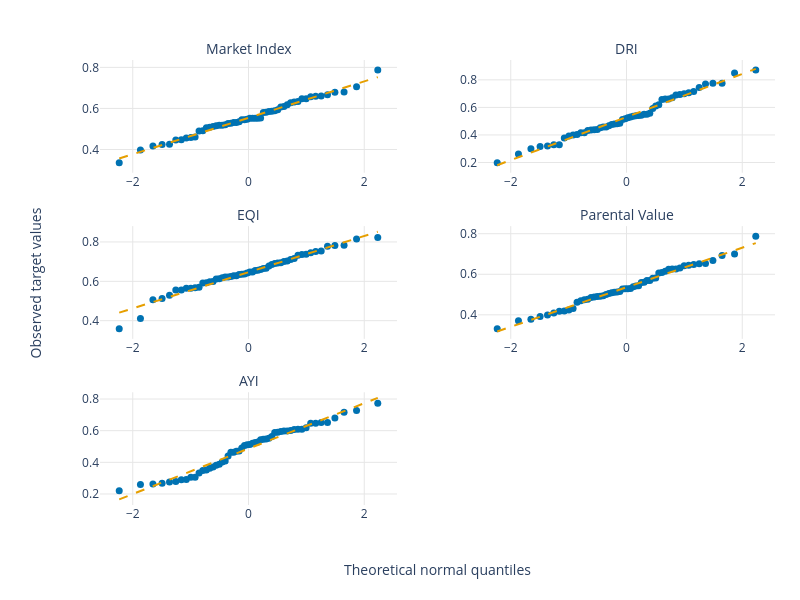

Notebook cell for this chart:
### Markdown cell above
*Target QQ plots to assess normality*

### Code cell
# Create QQ plots for each target column to assess normality.
q_fig = make_subplots(
    rows=3,
    cols=2,
    subplot_titles=[TARGET_NAMES[col] for col in TARGET_COLS],
    horizontal_spacing=0.12,
    vertical_spacing=0.12,
)

for index, col in enumerate(TARGET_COLS):
    row, column = divmod(index, 2)
    row += 1
    column += 1

    values = pheno[col].dropna().to_numpy()
    (theoretical, observed), (slope, intercept, _) = stats.probplot(
        values,
        dist='norm',
    )

    line_x = [theoretical[0], theoretical[-1]]
    line_y = [slope * x + intercept for x in line_x]

    q_fig.add_trace(
        go.Scatter(
            x=theoretical,
            y=observed,
            mode='markers',
            marker=dict(color=PLOT_COLORS[0], size=7),
            showlegend=False,
        ),
        row=row,
        col=column,
    )
    q_fig.add_trace(
        go.Scatter(
            x=line_x,
            y=line_y,
            mode='lines',
            line=dict(color=PLOT_COLORS[1], dash='dash', width=2),
            showlegend=False,
        ),
        row=row,
        col=column,
    )       

# Hide the unused sixth panel.
q_fig.update_xaxes(visible=False, row=3, col=2)
q_fig.update_yaxes(visible=False, row=3, col=2)

q_fig.update_xaxes(title_text='', showgrid=True, gridcolor='#E6E6E6', zeroline=False)
q_fig.update_yaxes(title_text='', showgrid=True, gridcolor='#E6E6E6', zeroline=False)

q_fig.add_annotation(
    text='Theoretical normal quantiles',
    xref='paper',
    yref='paper',
    x=0.5,
    y=-0.12,
    xanchor='center',
    yanchor='top',
    showarrow=False,
)
q_fig.add_annotation(
    text='Observed target values',
    xref='paper',
    yref='paper',
    x=-0.095,
    y=0.5,
    xanchor='center',
    yanchor='middle',
    textangle=-90,
    showarrow=False,
)

q_fig.update_layout(
    template='plotly_white',
    width=800,
    height=600,
    margin=dict(l=100, r=25, t=60, b=95),
    font=dict(size=12),
)
q_fig.update_annotations(font_size=14)

save_figure(q_fig, 'fig02_target_qqplots')
q_fig.show(config={'responsive': True})

### Figure 1 — Plotly figure (JSON) as saved in the notebook; plotly's stock layout.template omitted (floating-point values rounded to 4 significant figures)
{"data": [{"marker": {"color": "#0072B2", "size": 7}, "mode": "markers", "showlegend": false, "type": "scatter", "x": [-2.234, -1.867, -1.651, -1.493, -1.365, -1.256, -1.161, -1.074, -0.9957, -0.9226, -0.8542, -0.7896, -0.7281, -0.6692, -0.6126, -0.5579, -0.5048, -0.4531, -0.4025, -0.353, -0.3043, -0.2564, -0.209, -0.1621, -0.1155, -0.06922, -0.02306, 0.02306, 0.06922, 0.1155, 0.1621, 0.209, 0.2564, 0.3043, 0.353, 0.4025, 0.4531, 0.5048, 0.5579, 0.6126, 0.6692, 0.7281, 0.7896, 0.8542, 0.9226, 0.9957, 1.074, 1.161, 1.256, 1.365, 1.493, 1.651, 1.867, 2.234], "xaxis": "x", "y": [0.3355, 0.3971, 0.4168, 0.4248, 0.4259, 0.4463, 0.4478, 0.4554, 0.4584, 0.4611, 0.4901, 0.4912, 0.5064, 0.5077, 0.5125, 0.5153, 0.5185, 0.5185, 0.5207, 0.5268, 0.5277, 0.5316, 0.5319, 0.5355, 0.5445, 0.5447, 0.547, 0.5517, 0.5519, 0.552, 0.5522, 0.5529, 0.5805, 0.5818, 0.5856, 0.5857, 0.5887, 0.593, 0.6072, 0.6094, 0.6183, 0.6282, 0.6309, 0.6339, 0.6476, 0.6478, 0.6574, 0.6588, 0.6611, 0.6666, 0.6791, 0.6798, 0.7053, 0.7872], "yaxis": "y"}, {"line": {"color": "#E69F00", "dash": "dash", "width": 2}, "mode": "lines", "showlegend": false, "type": "scatter", "x": [-2.234, 2.234], "xaxis": "x", "y": [0.356, 0.7527], "yaxis": "y"}, {"marker": {"color": "#0072B2", "size": 7}, "mode": "markers", "showlegend": false, "type": "scatter", "x": [-2.234, -1.867, -1.651, -1.493, -1.365, -1.256, -1.161, -1.074, -0.9957, -0.9226, -0.8542, -0.7896, -0.7281, -0.6692, -0.6126, -0.5579, -0.5048, -0.4531, -0.4025, -0.353, -0.3043, -0.2564, -0.209, -0.1621, -0.1155, -0.06922, -0.02306, 0.02306, 0.06922, 0.1155, 0.1621, 0.209, 0.2564, 0.3043, 0.353, 0.4025, 0.4531, 0.5048, 0.5579, 0.6126, 0.6692, 0.7281, 0.7896, 0.8542, 0.9226, 0.9957, 1.074, 1.161, 1.256, 1.365, 1.493, 1.651, 1.867, 2.234], "xaxis": "x2", "y": [0.1984, 0.2609, 0.3, 0.3156, 0.3194, 0.3286, 0.3293, 0.3773, 0.3929, 0.4, 0.4037, 0.4156, 0.4164, 0.4324, 0.4357, 0.4374, 0.4391, 0.4521, 0.4571, 0.4571, 0.4661, 0.4756, 0.4787, 0.4816, 0.4857, 0.5129, 0.5177, 0.525, 0.5302, 0.5357, 0.5401, 0.5417, 0.5436, 0.55, 0.55, 0.5583, 0.5929, 0.6107, 0.6197, 0.6573, 0.6601, 0.6604, 0.6709, 0.6896, 0.6929, 0.6999, 0.7063, 0.7151, 0.7441, 0.7699, 0.775, 0.775, 0.8501, 0.8714], "yaxis": "y2"}, {"line": {"color": "#E69F00", "dash": "dash", "width": 2}, "mode": "lines", "showlegend": false, "type": "scatter", "x": [-2.234, 2.234], "xaxis": "x2", "y": [0.1804, 0.8797], "yaxis": "y2"}, {"marker": {"color": "#0072B2", "size": 7}, "mode": "markers", "showlegend": false, "type": "scatter", "x": [-2.234, -1.867, -1.651, -1.493, -1.365, -1.256, -1.161, -1.074, -0.9957, -0.9226, -0.8542, -0.7896, -0.7281, -0.6692, -0.6126, -0.5579, -0.5048, -0.4531, -0.4025, -0.353, -0.3043, -0.2564, -0.209, -0.1621, -0.1155, -0.06922, -0.02306, 0.02306, 0.06922, 0.1155, 0.1621, 0.209, 0.2564, 0.3043, 0.353, 0.4025, 0.4531, 0.5048, 0.5579, 0.6126, 0.6692, 0.7281, 0.7896, 0.8542, 0.9226, 0.9957, 1.074, 1.161, 1.256, 1.365, 1.493, 1.651, 1.867, 2.234], "xaxis": "x3", "y": [0.3585, 0.4116, 0.5065, 0.5131, 0.5288, 0.5561, 0.5562, 0.5645, 0.5654, 0.5679, 0.5701, 0.5918, 0.5922, 0.5983, 0.5989, 0.6121, 0.6128, 0.6182, 0.6217, 0.6218, 0.6241, 0.628, 0.6287, 0.6349, 0.6356, 0.6374, 0.6426, 0.6467, 0.647, 0.6548, 0.6559, 0.6599, 0.6655, 0.6669, 0.6783, 0.6852, 0.69, 0.6932, 0.6941, 0.7008, 0.7033, 0.7109, 0.716, 0.7328, 0.7364, 0.737, 0.745, 0.7511, 0.7539, 0.7779, 0.7826, 0.7834, 0.8147, 0.8229], "yaxis": "y3"}, {"line": {"color": "#E69F00", "dash": "dash", "width": 2}, "mode": "lines", "showlegend": false, "type": "scatter", "x": [-2.234, 2.234], "xaxis": "x3", "y": [0.4409, 0.8518], "yaxis": "y3"}, {"marker": {"color": "#0072B2", "size": 7}, "mode": "markers", "showlegend": false, "type": "scatter", "x": [-2.234, -1.867, -1.651, -1.493, -1.365, -1.256, -1.161, -1.074, -0.9957, -0.9226, -0.8542, -0.7896, -0.7281, -0.6692, -0.6126, -0.5579, -0.5048, -0.4531, -0.4025, -0.353, -0.3043, -0.2564, -0.209, -0.1621, -0.1155, -0.06922, -0.02306, 0.02306, 0.06922, 0.1155, 0.1621, 0.209, 0.2564, 0.3043, 0.353, 0.4025, 0.4531, 0.5048, 0.5579, 0.6126, 0.6692, 0.7281, 0.7896, 0.8542, 0.9226, 0.9957, 1.074, 1.161, 1.256, 1.365, 1.493, 1.651, 1.867, 2.234], "xaxis": "x4", "y": [0.3309, 0.3708, 0.3788, 0.3915, 0.3994, 0.4085, 0.4178, 0.4194, 0.4243, 0.4309, 0.4618, 0.4689, 0.4748, 0.4769, 0.4849, 0.4881, 0.4907, 0.4911, 0.4946, 0.5001, 0.5049, 0.5094, 0.5108, 0.5124, 0.5144, 0.5269, 0.5285, 0.5289, 0.5297, 0.5381, 0.5425, 0.5433, 0.5597, 0.5606, 0.5691, 0.5694, 0.5798, 0.5822, 0.6068, 0.6088, 0.615, 0.6245, 0.626, 0.6266, 0.6307, 0.6422, 0.6444, 0.6482, 0.6516, 0.6531, 0.6676, 0.6921, 0.6998, 0.788], "yaxis": "y4"}, {"line": {"color": "#E69F00", "dash": "dash", "width": 2}, "mode": "lines", "showlegend": false, "type": "scatter", "x": [-2.234, 2.234], "xaxis": "x4", "y": [0.3181, 0.7538], "yaxis": "y4"}, {"marker": {"color": "#0072B2", "size": 7}, "mode": "markers", "showlegend": false, "type": "scatter", "x": [-2.234, -1.867, -1.651, -1.493, -1.365, -1.256, -1.161, -1.074, -0.9957, -0.9226, -0.8542, -0.7896, -0.7281, -0.6692, -0.6126, -0.5579, -0.5048, -0.4531, -0.4025, -0.353, -0.3043, -0.2564, -0.209, -0.1621, -0.1155, -0.06922, -0.02306, 0.02306, 0.06922, 0.1155, 0.1621, 0.209, 0.2564, 0.3043, 0.353, 0.4025, 0.4531, 0.5048, 0.5579, 0.6126, 0.6692, 0.7281, 0.7896, 0.8542, 0.9226, 0.9957, 1.074, 1.161, 1.256, 1.365, 1.493, 1.651, 1.867, 2.234], "xaxis": "x5", "y": [0.2211, 0.2608, 0.2631, 0.2681, 0.2759, 0.2795, 0.2902, 0.2909, 0.305, 0.3059, 0.3333, 0.3479, 0.3513, 0.3632, 0.3703, 0.382, 0.3877, 0.402, 0.4083, 0.4395, 0.464, 0.4645, 0.4699, 0.4718, 0.4912, 0.5068, 0.5117, 0.5132, 0.521, 0.5258, 0.5291, 0.5428, 0.5454, 0.5474, 0.5521, 0.5633, 0.5884, 0.5896, 0.5953, 0.598, 0.598, 0.6013, 0.6069, 0.609, 0.6096, 0.6181, 0.6472, 0.6476, 0.6513, 0.6518, 0.6798, 0.7158, 0.7281, 0.7733], "yaxis": "y5"}, {"line": {"color": "#E69F00", "dash": "dash", "width": 2}, "mode": "lines", "showlegend": false, "type": "scatter", "x": [-2.234, 2.234], "xaxis": "x5", "y": [0.1661, 0.8071], "yaxis": "y5"}], "layout": {"annotations": [{"font": {"size": 14}, "showarrow": false, "text": "Market Index", "x": 0.22, "xanchor": "center", "xref": "paper", "y": 1, "yanchor": "bottom", "yref": "paper"}, {"font": {"size": 14}, "showarrow": false, "text": "DRI", "x": 0.78, "xanchor": "center", "xref": "paper", "y": 1, "yanchor": "bottom", "yref": "paper"}, {"font": {"size": 14}, "showarrow": false, "text": "EQI", "x": 0.22, "xanchor": "center", "xref": "paper", "y": 0.6267, "yanchor": "bottom", "yref": "paper"}, {"font": {"size": 14}, "showarrow": false, "text": "Parental Value", "x": 0.78, "xanchor": "center", "xref": "paper", "y": 0.6267, "yanchor": "bottom", "yref": "paper"}, {"font": {"size": 14}, "showarrow": false, "text": "AYI", "x": 0.22, "xanchor": "center", "xref": "paper", "y": 0.2533, "yanchor": "bottom", "yref": "paper"}, {"font": {"size": 14}, "showarrow": false, "text": "Theoretical normal quantiles", "x": 0.5, "xanchor": "center", "xref": "paper", "y": -0.12, "yanchor": "top", "yref": "paper"}, {"font": {"size": 14}, "showarrow": false, "text": "Observed target values", "textangle": -90, "x": -0.095, "xanchor": "center", "xref": "paper", "y": 0.5, "yanchor": "middle", "yref": "paper"}], "font": {"size": 12}, "height": 600, "margin": {"b": 95, "l": 100, "r": 25, "t": 60}, "width": 800, "xaxis": {"anchor": "y", "domain": [0, 0.44], "gridcolor": "#E6E6E6", "showgrid": true, "title": {"text": ""}, "zeroline": false}, "xaxis2": {"anchor": "y2", "domain": [0.56, 1], "gridcolor": "#E6E6E6", "showgrid": true, "title": {"text": ""}, "zeroline": false}, "xaxis3": {"anchor": "y3", "domain": [0, 0.44], "gridcolor": "#E6E6E6", "showgrid": true, "title": {"text": ""}, "zeroline": false}, "xaxis4": {"anchor": "y4", "domain": [0.56, 1], "gridcolor": "#E6E6E6", "showgrid": true, "title": {"text": ""}, "zeroline": false}, "xaxis5": {"anchor": "y5", "domain": [0, 0.44], "gridcolor": "#E6E6E6", "showgrid": true, "title": {"text": ""}, "zeroline": false}, "xaxis6": {"anchor": "y6", "domain": [0.56, 1], "gridcolor": "#E6E6E6", "showgrid": true, "title": {"text": ""}, "visible": false, "zeroline": false}, "yaxis": {"anchor": "x", "domain": [0.7467, 1], "gridcolor": "#E6E6E6", "showgrid": true, "title": {"text": ""}, "zeroline": false}, "yaxis2": {"anchor": "x2", "domain": [0.7467, 1], "gridcolor": "#E6E6E6", "showgrid": true, "title": {"text": ""}, "zeroline": false}, "yaxis3": {"anchor": "x3", "domain": [0.3733, 0.6267], "gridcolor": "#E6E6E6", "showgrid": true, "title": {"text": ""}, "zeroline": false}, "yaxis4": {"anchor": "x4", "domain": [0.3733, 0.6267], "gridcolor": "#E6E6E6", "showgrid": true, "title": {"text": ""}, "zeroline": false}, "yaxis5": {"anchor": "x5", "domain": [0, 0.2533], "gridcolor": "#E6E6E6", "showgrid": true, "title": {"text": ""}, "zeroline": false}, "yaxis6": {"anchor": "x6", "domain": [0, 0.2533], "gridcolor": "#E6E6E6", "showgrid": true, "title": {"text": ""}, "visible": false, "zeroline": false}}}
